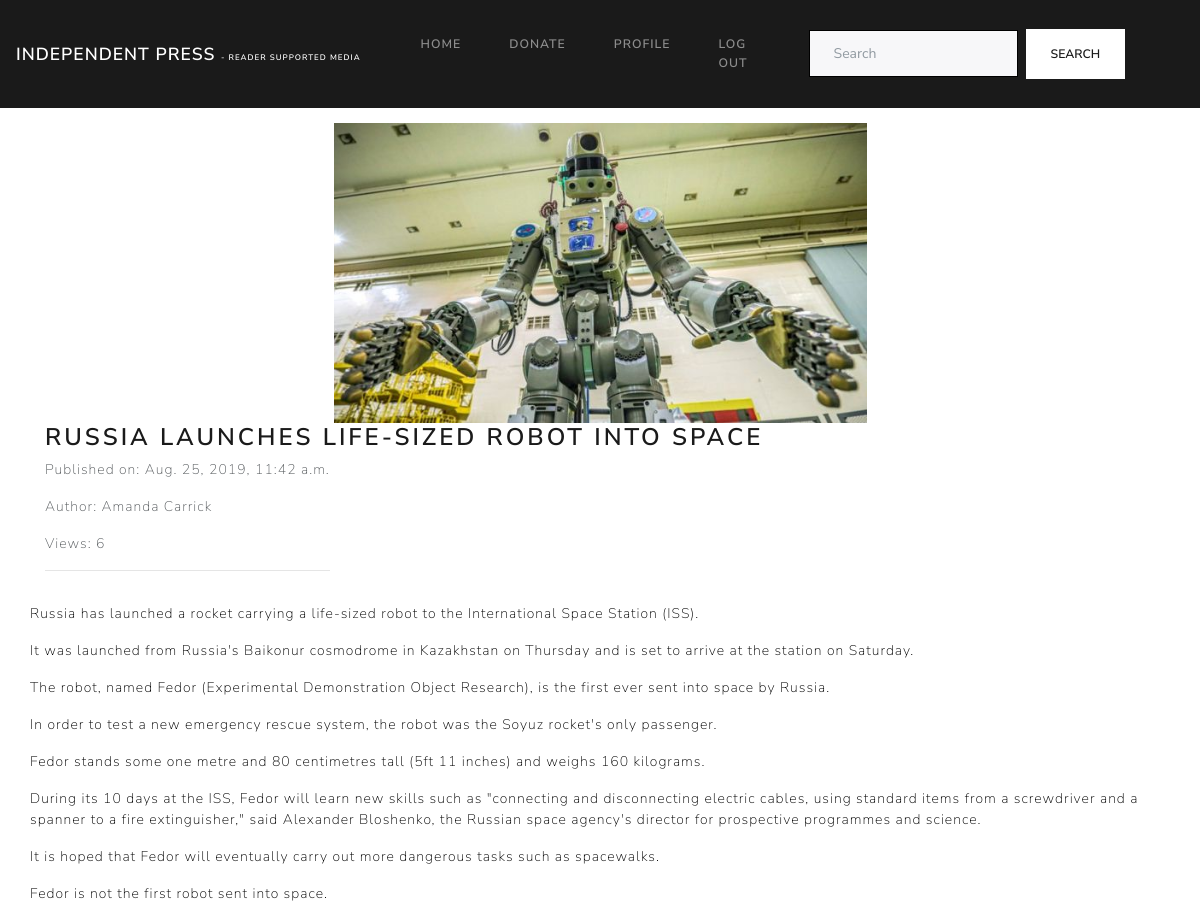
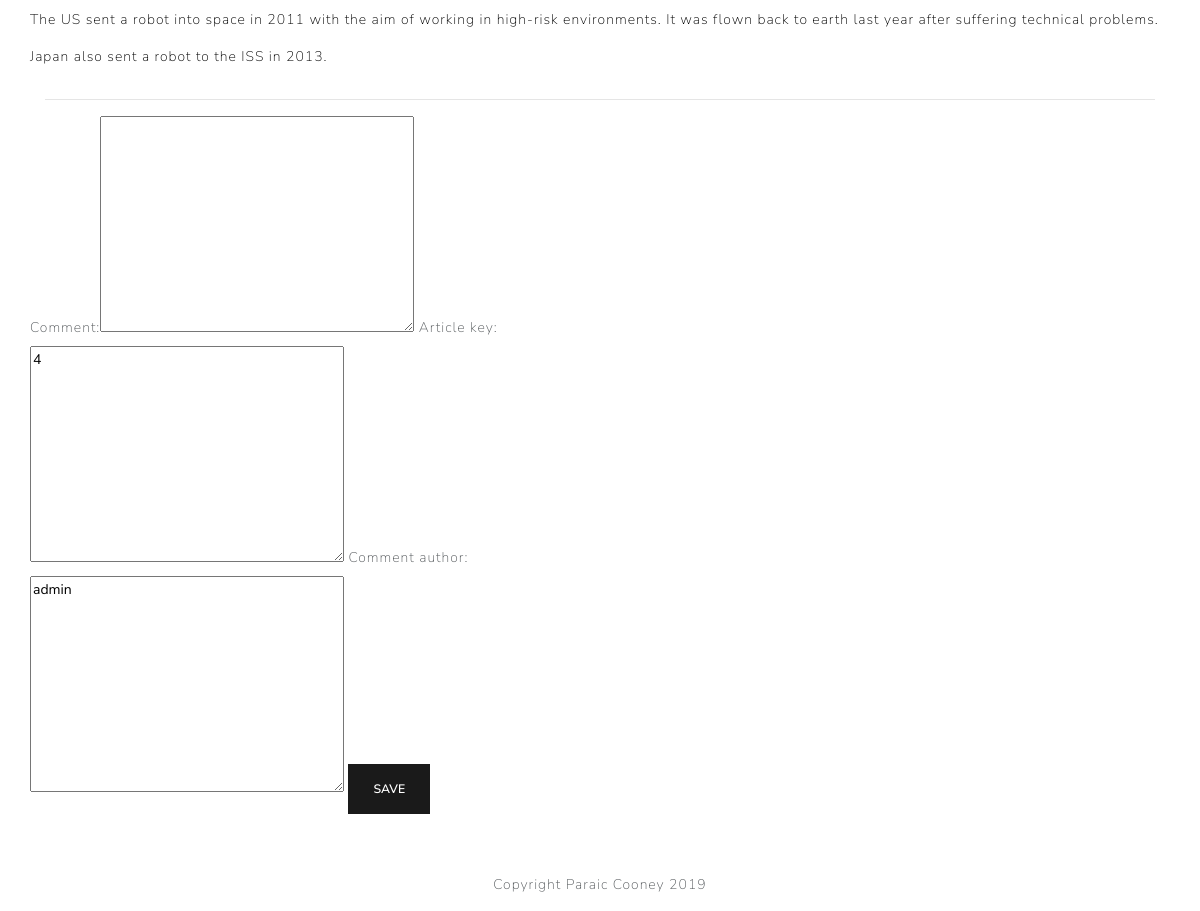
Screenshot of /articles/4/ (signed in) with the database file from the repository (2 pictures, top to bottom).
### articles/models.py (models this page shows, shortened)
class Article(models.Model):
    headline = models.CharField(max_length=254, default='')
    author = models.CharField(max_length=50, default='')
    content = models.TextField()
    created_date = models.DateTimeField(auto_now_add=True)
    published_date = models.DateTimeField(blank=True, null=True, default=timezone.now)
    views = models.IntegerField(default=0)
    tag = models.CharField(max_length=100, blank=True, null=True)
    image = models.ImageField(upload_to='images')

### articles/views.py (the view)
# urls.py: url(r'^(?P<pk>\d+)/$', full_article, name='full_article'),
def full_article(request, pk):
    article = get_object_or_404(Article, pk=pk) if pk else None
    user = User.objects.get(email=request.user.email)
    if request.method == "POST":
        form = CommentForm(request.POST, request.FILES, instance=article)
        if form.is_valid():
            comment_form= CommentForm(request.POST)
            comment_form.save()
            return redirect(all_articles)
    else:
        article = get_object_or_404(Article, pk=pk)
        article.views += 1
        article.save()
        comment_form = CommentForm(initial={'article_key': pk, 'comment_author': user })
        comments = Comment.objects.filter(article_key=pk)
        return render(request, "fullarticle.html", {'article': article, 'comment_form': comment_form, 'comments': comments})

### articles/forms.py
class CommentForm(forms.ModelForm):
    class Meta:
        model = Comment
        fields = ('comment', 'article_key', 'comment_author')

### articles/templates/fullarticle.html (shortened to what this page needs)
{% extends "base.html" %}
{% load bootstrap_tags %}
{% block content %}
<div class="container">
    <div class="row">
        <div class="col-12 full-article-container">
            {% if article.image %}
            <div class="row">
            <div class="col-12 article-picture" style="background-image: url('{{ MEDIA_URL }}{{ article.image }}')"></div>
            {% endif %}
            </div>
            <h3>{{ article.headline }}</h3>
            <div class="row">
                <div class="article-meta">
                    <p><span class="boldtext">Published on:</span> {{ article.published_date }} </p>
                    <p><span class="boldtext">Author:</span> {{ article.author }}</p>
                    <p><span class="boldtext">Views:</span> {{article.views}}</p>
                    <hr>
                </div>
                <div class="full-article">
                    <p>{{ article.content|linebreaks }}</p>
                </div>
            </div>
            <hr>
            <div class="row">
               <form method="POST" enctype="multipart/form-data">
                    {{ comment_form | as_bootstrap }}
                    <button type="submit" class="btn btn-primary">Save</button>
                </form>
            </div>
        </div>
    </div>
</div>
{% endblock %}

### static/css/custom.css (style rules this page uses)
.article-thumbnail, .article-picture { background-size: contain; background-position: center center; background-repeat: no-repeat; }
.article-picture { width:300px; height:300px; }
.full-article { color:black; }
.full-article-container { padding-top:15px; }
.article-meta { padding-left:15px; }
form { width: 50%; }

### rows the page displays
Article: image (picture), headline "RUSSIA LAUNCHES LIFE-SIZED ROBOT INTO SPACE", published_date "Aug. 25, 2019, 11:42 a.m.", author "Amanda Carrick", views "6", content "Russia has launched a rocket carrying a life-sized robot to the International Space Station (ISS). It was launched from Russia's Baikonur cosmodrome in Kazakhstan on Thursday and is set to arrive at the station on Saturday. The robot, named Fedor (Experimental Demonstration Object Research), is the first ever sent into space by Russia. In order to test a new emergency rescue system, the robot was the Soyuz rocket's only passenger. Fedor stands some one metre and 80 centimetres tall (5ft 11 inches) and weighs 160 kilograms. During its 10 days at the ISS, Fedor will learn new skills such as \"connecting and disconnecting electric cables, using standard items from a screwdriver and a spanner to…"
